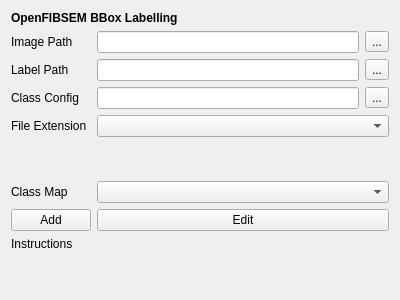
<?xml version="1.0" encoding="UTF-8"?>
<ui version="4.0">
 <class>Form</class>
 <widget class="QWidget" name="Form">
  <property name="geometry">
   <rect>
    <x>0</x>
    <y>0</y>
    <width>400</width>
    <height>300</height>
   </rect>
  </property>
  <property name="windowTitle">
   <string>Form</string>
  </property>
  <layout class="QGridLayout" name="gridLayout">
   <item row="3" column="0">
    <widget class="QLabel" name="label_data_config">
     <property name="text">
      <string>Class Config</string>
     </property>
    </widget>
   </item>
   <item row="7" column="0">
    <widget class="QPushButton" name="pushButton_add_mode">
     <property name="text">
      <string>Add</string>
     </property>
    </widget>
   </item>
   <item row="1" column="1">
    <widget class="QLineEdit" name="lineEdit_data_path"/>
   </item>
   <item row="1" column="2">
    <widget class="QToolButton" name="pushButton_data_path">
     <property name="text">
      <string>...</string>
     </property>
    </widget>
   </item>
   <item row="2" column="1">
    <widget class="QLineEdit" name="lineEdit_labels_path"/>
   </item>
   <item row="3" column="2">
    <widget class="QToolButton" name="pushButton_data_config">
     <property name="text">
      <string>...</string>
     </property>
    </widget>
   </item>
   <item row="1" column="0">
    <widget class="QLabel" name="label_data_path">
     <property name="text">
      <string>Image Path</string>
     </property>
    </widget>
   </item>
   <item row="7" column="1" colspan="2">
    <widget class="QPushButton" name="pushButton_edit_mode">
     <property name="text">
      <string>Edit</string>
     </property>
    </widget>
   </item>
   <item row="6" column="0">
    <widget class="QLabel" name="label_class_map">
     <property name="text">
      <string>Class Map</string>
     </property>
    </widget>
   </item>
   <item row="9" column="0" colspan="3">
    <spacer name="verticalSpacer">
     <property name="orientation">
      <enum>Qt::Vertical</enum>
     </property>
     <property name="sizeHint" stdset="0">
      <size>
       <width>20</width>
       <height>40</height>
      </size>
     </property>
    </spacer>
   </item>
   <item row="4" column="0">
    <widget class="QLabel" name="label_data_file_ext">
     <property name="text">
      <string>File Extension</string>
     </property>
    </widget>
   </item>
   <item row="0" column="0" colspan="3">
    <widget class="QLabel" name="label_title">
     <property name="font">
      <font>
       <weight>75</weight>
       <bold>true</bold>
      </font>
     </property>
     <property name="text">
      <string>OpenFIBSEM BBox Labelling</string>
     </property>
    </widget>
   </item>
   <item row="2" column="0">
    <widget class="QLabel" name="label_labels_path">
     <property name="text">
      <string>Label Path</string>
     </property>
    </widget>
   </item>
   <item row="2" column="2">
    <widget class="QToolButton" name="pushButton_labels_path">
     <property name="text">
      <string>...</string>
     </property>
    </widget>
   </item>
   <item row="3" column="1">
    <widget class="QLineEdit" name="lineEdit_data_config"/>
   </item>
   <item row="4" column="1" colspan="2">
    <widget class="QComboBox" name="comboBox_data_file_ext"/>
   </item>
   <item row="5" column="0" colspan="3">
    <spacer name="verticalSpacer_2">
     <property name="orientation">
      <enum>Qt::Vertical</enum>
     </property>
     <property name="sizeHint" stdset="0">
      <size>
       <width>20</width>
       <height>40</height>
      </size>
     </property>
    </spacer>
   </item>
   <item row="8" column="0" colspan="3">
    <widget class="QLabel" name="label_instructions">
     <property name="text">
      <string>Instructions</string>
     </property>
    </widget>
   </item>
   <item row="6" column="1" colspan="2">
    <widget class="QComboBox" name="comboBox_class_map"/>
   </item>
  </layout>
 </widget>
 <resources/>
 <connections/>
</ui>
